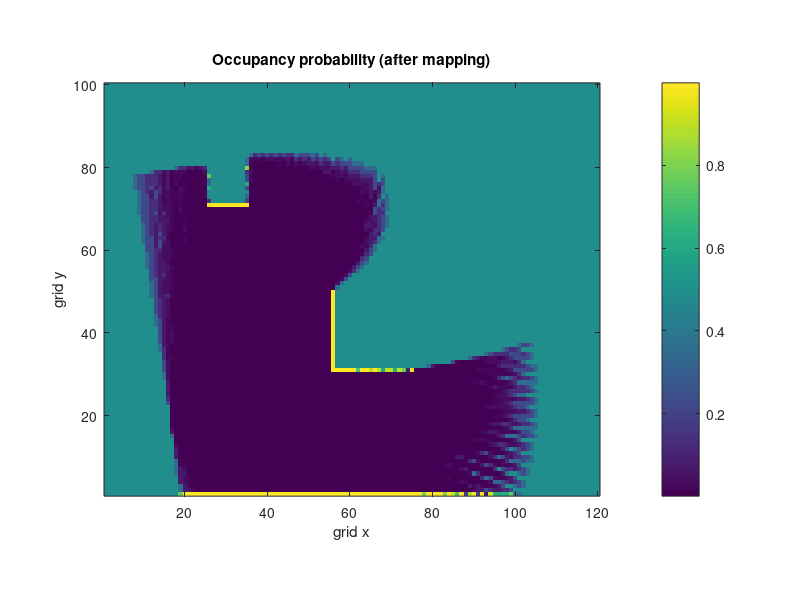
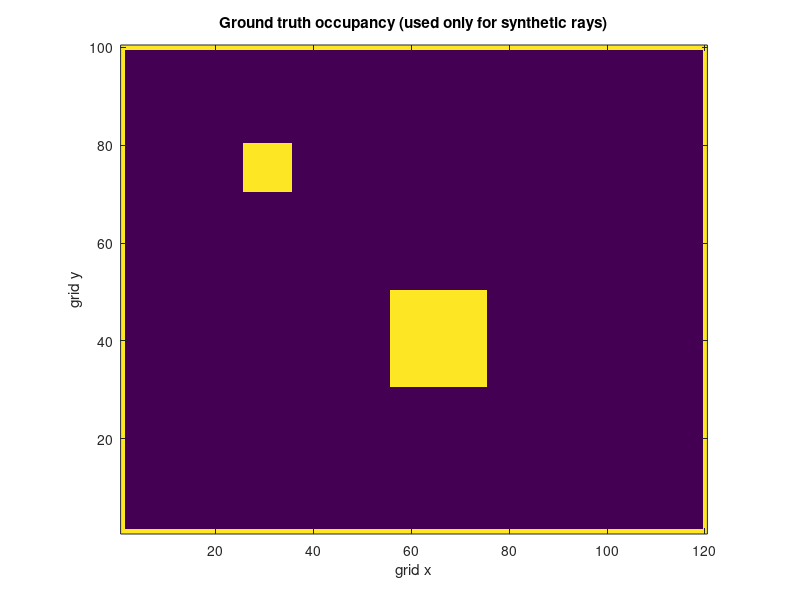

MATLAB code to generate these figures, in order:
% Chapter 9 - Mapping Representations for Mobile Robots
% Lesson 1 - Occupancy Grid Mapping
%
% This script implements a simple 2D occupancy grid mapper using a log-odds grid.
% It also demonstrates a comparable workflow using Robotics System Toolbox (if available).
%
% Run:
%   Chapter9_Lesson1
%
% Notes:
% - For the from-scratch section, no toolboxes are required.
% - For the toolbox section, you need Robotics System Toolbox.

function Chapter9_Lesson1()
  close all; clc;

  % Map parameters
  W = 120; H = 100;
  res = 0.05;                % meters per cell
  origin = [0.0, 0.0];
  prior = 0.5;
  p_occ  = 0.75;
  p_free = 0.35;
  Lmin = -10; Lmax = 10;

  L0 = logit(prior);
  L  = L0 * ones(H, W);
  l_occ  = logit(p_occ)  - logit(prior);
  l_free = logit(p_free) - logit(prior);

  % Ground truth (only for generating synthetic measurements)
  gt = buildToyWorld(W, H);

  % Trajectory
  traj = zeros(25, 3);
  for k = 1:25
    traj(k,:) = [0.8 + 0.06*(k-1), 0.9 + 0.01*(k-1), 0.15];
  end

  % Sensor
  fov = pi;          % 180 deg
  nRays = 121;
  angles = linspace(-fov/2, fov/2, nRays);
  zMax = 3.0;

  % Mapping loop
  for k = 1:size(traj,1)
    pose = traj(k,:);
    for i = 1:numel(angles)
      ang = angles(i);
      z = castRayGrid(gt, origin, res, W, H, pose, ang, zMax);
      [L] = updateRay(L, origin, res, W, H, pose, ang, z, zMax, l_free, l_occ, Lmin, Lmax);
    end
  end

  % Visualize occupancy probabilities
  P = inv_logit(L);
  figure('Name','Occupancy probability (from scratch)');
  imagesc(P); axis image; set(gca, 'YDir','normal');
  title('Occupancy probability (after mapping)');
  xlabel('grid x'); ylabel('grid y'); colorbar;

  figure('Name','Ground truth (simulation only)');
  imagesc(gt); axis image; set(gca, 'YDir','normal');
  title('Ground truth occupancy (used only for synthetic rays)');
  xlabel('grid x'); ylabel('grid y');

  % Optional: Robotics System Toolbox demonstration
  demoRoboticsToolboxIfAvailable(gt, res);
end

function demoRoboticsToolboxIfAvailable(gt, res)
  if exist('occupancyMap','class') ~= 8
    fprintf('Robotics System Toolbox not detected; skipping toolbox demo.\n');
    return;
  end

  fprintf('Robotics System Toolbox detected; running a brief occupancyMap demo...\n');
  map = occupancyMap(size(gt,2)*res, size(gt,1)*res, 1/res); % width[m], height[m], cells/m
  setOccupancy(map, gt);  % interpret gt as occupancy (0/1)
  figure('Name','Toolbox: occupancyMap visualization');
  show(map); title('Toolbox map visualization');
end

function gt = buildToyWorld(W, H)
  gt = zeros(H, W, 'uint8');

  % Border walls
  gt(1,:)   = 1;
  gt(end,:) = 1;
  gt(:,1)   = 1;
  gt(:,end) = 1;

  % Rectangle obstacle
  gt(31:50, 56:75) = 1;

  % Small obstacle
  gt(71:80, 26:35) = 1;
end

function z = castRayGrid(gt, origin, res, W, H, pose, relAng, zMax)
  step = 0.5 * res;
  x = pose(1); y = pose(2); theta = pose(3);
  a = theta + relAng;

  dist = 0.0;
  while dist < zMax
    xt = x + dist*cos(a);
    yt = y + dist*sin(a);
    [gx, gy] = worldToGrid(origin, res, xt, yt);
    if gx >= 1 && gx <= W && gy >= 1 && gy <= H
      if gt(gy, gx) == 1
        z = dist; return;
      end
    else
      z = dist; return;
    end
    dist = dist + step;
  end
  z = zMax;
end

function [L] = updateRay(L, origin, res, W, H, pose, relAng, z, zMax, l_free, l_occ, Lmin, Lmax)
  x = pose(1); y = pose(2); theta = pose(3);
  z = max(0.0, min(z, zMax));
  a = theta + relAng;

  xe = x + z*cos(a);
  ye = y + z*sin(a);

  [x0, y0] = worldToGrid(origin, res, x, y);
  [x1, y1] = worldToGrid(origin, res, xe, ye);

  if x0 < 1 || x0 > W || y0 < 1 || y0 > H
    return;
  end

  cells = bresenham(x0, y0, x1, y1);
  if isempty(cells), return; end

  hit = (z < zMax - 1e-6);

  if hit
    freeCells = cells(1:end-1,:);
  else
    freeCells = cells;
  end

  for i = 1:size(freeCells,1)
    cx = freeCells(i,1); cy = freeCells(i,2);
    if cx >= 1 && cx <= W && cy >= 1 && cy <= H
      L(cy, cx) = min(Lmax, max(Lmin, L(cy, cx) + l_free));
    end
  end

  if hit
    cx = cells(end,1); cy = cells(end,2);
    if cx >= 1 && cx <= W && cy >= 1 && cy <= H
      L(cy, cx) = min(Lmax, max(Lmin, L(cy, cx) + l_occ));
    end
  end
end

function [gx, gy] = worldToGrid(origin, res, x, y)
  gx = floor((x - origin(1)) / res) + 1; % MATLAB 1-based
  gy = floor((y - origin(2)) / res) + 1;
end

function pts = bresenham(x0, y0, x1, y1)
  dx = abs(x1 - x0);
  dy = abs(y1 - y0);
  sx = 1; if x1 < x0, sx = -1; end
  sy = 1; if y1 < y0, sy = -1; end
  err = dx - dy;

  x = x0; y = y0;
  pts = zeros(0,2);
  while true
    pts(end+1,:) = [x, y]; %#ok<AGROW>
    if x == x1 && y == y1
      break;
    end
    e2 = 2*err;
    if e2 > -dy
      err = err - dy;
      x = x + sx;
    end
    if e2 < dx
      err = err + dx;
      y = y + sy;
    end
  end
end

function y = logit(p)
  eps = 1e-12;
  p = min(1.0-eps, max(eps, p));
  y = log(p/(1-p));
end

function p = inv_logit(L)
  p = 1 ./ (1 + exp(-L));
end
